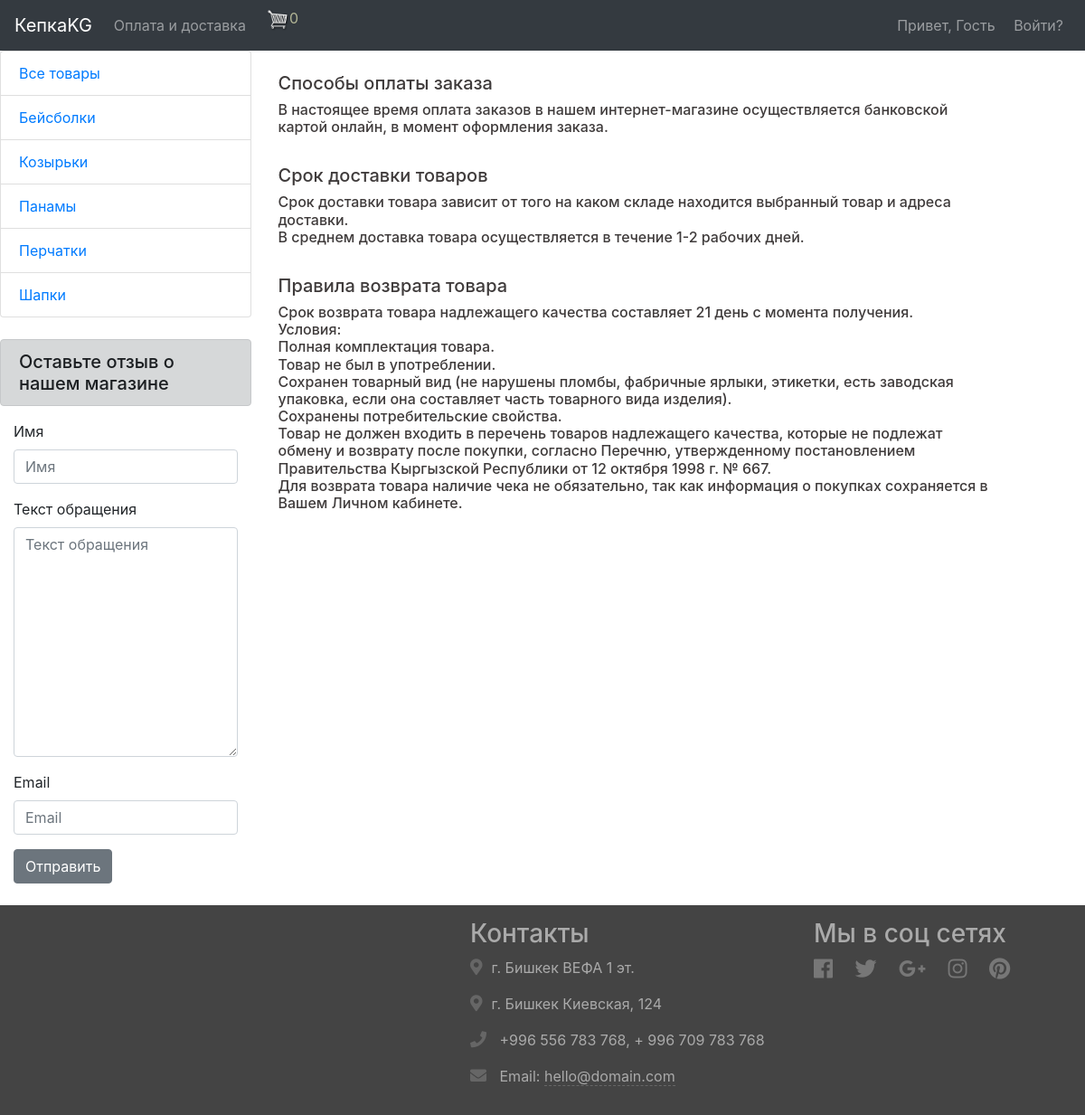
Page /order/info/ on the committed database.
### product/models.py (models this page shows, shortened)
class Category(models.Model):
    name = models.CharField(max_length=255, verbose_name="Категория")
    class Meta:
        verbose_name = "категорию"
        verbose_name_plural = "Категории"

### order/views.py (the view)
# urls.py: path("info/", info, name="info"),
def info(request):
	data = cartData(request)
	cartItems = data['cartItems']
	context = {'cartItems':cartItems}
	return render(request, 'info.html', context)

### feedback/forms.py
class FeedbackForm(forms.ModelForm):
    class Meta:
        model = Feedback
        fields = ["name", "text","email"]

### order/utils.py (called while the page is built, shortened)
def cookieCart(request):
	try:
		cart = json.loads(request.COOKIES['cart'])
	except:
		cart = {}
	items = []
	order = {'get_cart_total':0, 'get_cart_items':0}
	cartItems = order['get_cart_items']
	return {'cartItems':cartItems, 'order':order, 'items':items}

def cartData(request):
	if request.user.is_authenticated:
		customer = request.user.customer
		order, created = Order.objects.get_or_create(customer=customer, complete=False)
		items = order.orderitem_set.all()
		cartItems = order.get_cart_items
	else:
		cookieData = cookieCart(request)
		cartItems = cookieData['cartItems']
		order = cookieData['order']
		items = cookieData['items']
	return {'cartItems':cartItems, 'order':order, 'items':items}

### product/context_processors.py (called while the page is built)
def category(request):
    context = {}
    context["categories"] = Category.objects.order_by("name")
    context["feedback_form"] = FeedbackForm()
    return context

### order/templates/info.html
{% extends 'index.html' %}
{% load bootstrap4 %}
{% load static %}
{% block content %}
    <div style="color:#3f3b3b">
        <div>
            <h5>Способы оплаты заказа</h5>
            <h6>В настоящее время оплата заказов в нашем интернет-магазине осуществляется банковской картой онлайн, в момент оформления заказа.</h6>
        </div>
        <br>
        <div>
            <h5>Срок доставки товаров</h5>
            <h6>Срок доставки товара зависит от того на каком складе находится выбранный товар и адреса доставки.<br>
                В среднем доставка товара осуществляется в течение 1-2 рабочих дней.
            </h6>
        </div>
        <br>
        <div>
            <h5>Правила возврата товара</h5>
            <h6>
                Срок возврата товара надлежащего качества составляет 21 день с момента получения.<br>
                Условия:<br>
                Полная комплектация товара.<br>
                Товар не был в употреблении.<br>
                Сохранен товарный вид (не нарушены пломбы, фабричные ярлыки, этикетки, есть заводская упаковка, если она составляет часть товарного вида изделия).<br>
                Сохранены потребительские свойства.<br>
                Товар не должен входить в перечень товаров надлежащего качества, которые не подлежат обмену и возврату после покупки, согласно Перечню, утвержденному постановлением Правительства Кыргызской Республики от 12 октября 1998 г. № 667.<br>
                Для возврата товара наличие чека не обязательно, так как информация о покупках сохраняется в Вашем Личном кабинете.
            </h6>
        </div>
    </div>
{% endblock %}

### product/templates/index.html (shortened to what this page needs)
{% load bootstrap4 %}
{% load static %}
<!DOCTYPE html>
<html lang="ru">
<head>
    <link rel="stylesheet" href="https://stackpath.bootstrapcdn.com/bootstrap/4.5.2/css/bootstrap.min.css">
    <link rel="stylesheet" href="https://maxcdn.bootstrapcdn.com/font-awesome/4.7.0/css/font-awesome.min.css">
    <link rel="stylesheet" href="https://use.fontawesome.com/releases/v5.0.6/css/all.css">
    <link rel="stylesheet" href="{% static 'css/styles.css' %}">
    <link rel="stylesheet" type="text/css" href="{% static 'css/for_cart_icons.css' %}">
</head>
<body>
    <nav class="navbar navbar-expand-md navbar-dark bg-dark">
        <a href="{% url 'products' %}" class="navbar-brand">КепкаKG</a>
        <div class="collapse navbar-collapse" id="navbarCollapse">
            <div class="navbar-nav">
                <a href="{% url 'info' %}" class="nav-item nav-link">Оплата и доставка</a>
                <a href="{% url 'cart' %}">
                  <img  id="cart-icon" src="{% static 'images/cart.png' %}">
                </a>
                <p id="cartItems" style="color:rgb(179, 182, 150)">{{cartItems}}</p>
            </div>
        </div>
          <form class="navbar-nav">
            <li class="nav-item">
                {% if request.user.is_authenticated and request.user %}
                <li class="nav-item dropdown">
                  <a class="nav-link dropdown-toggle" href="#" id="navbardrop" data-toggle="dropdown">
                    {{ request.user.username }}
                  </a>
                  <div class="dropdown-menu">
                    <a class="dropdown-item" href="{% url 'edit-profile' request.user.profile.id %}">
                      Мой профиль
                    </a>
                    <a class="dropdown-item" href="{% url 'orders_list' %}">
                      Мои покупки
                    </a>
                  </div>
                </li>
                    <a href="{% url 'account_logout' %}" class="nav-link d-inline">Выйти?</a>
                {% else %}
                    <a href="#" class="nav-link d-inline">
                      Привет, Гость
                    </a>
                    <a href="{% url 'account_login' %}" class="nav-link d-inline">Войти?</a>
                {% endif %}
            </li>
          </form>
    </nav>
    <div>
      {% block page %}
        <div class="row">
          <div class="col-lg-3 col-md-2">
            <div class="list-group">
              <a href="{% url 'products' %}" class="list-group-item">Все товары</a>
              {% for category in categories %}
                <a href="{% url 'category' category.id %}"
                  class="list-group-item
                ">
                  {{ category.name }}
                </a>
              {% endfor %}
            </div>
            <br>
            <h5 class="alert alert-dark">Оставьте отзыв о нашем магазине</h5>
            <div class="container-fluid">
              <form action="{% url 'feedback' %}" method="POST" enctype="multipart/form-data">
                {% bootstrap_form feedback_form %}
                <button class="btn btn-secondary">
                  Отправить
                </button>
              </form>
            </div>
          </div>
        <div class="col-lg-8 col-md-9"><br>
          {% block content %}
          {% endblock %}
        </div>
      </div>
      {% endblock %}
    </div>
    <br>
        <footer>
        	<div class="footer-bottom">
		        <div class="container">
		        	<div class="row">
		        		<div class="col-md-4 col-lg-4 footer-about wow fadeInUp">
	                    </div>
		        		<div class="col-md-4 col-lg-4 offset-lg-1 footer-contact wow fadeInDown">
		        			<h3>Контакты</h3>
                            <p><i class="fas fa-map-marker-alt"></i>г. Бишкек ВЕФА 1 эт.</p>
                            <p><i class="fas fa-map-marker-alt"></i>г. Бишкек Киевская, 124</p>
		                	<p><i class="fas fa-phone"></i> +996 556 783 768, + 996 709 783 768</p>
		                	<p><i class="fas fa-envelope"></i> Email: <a href="mailto:hello@domain.com">hello@domain.com</a></p>
	                    </div>
	                    <div class="col-md-4 col-lg-3 footer-social wow fadeInUp">
	                    	<h3>Мы в соц сетях</h3>
	                    	<p>
	                    		<a href="#"><i class="fab fa-facebook"></i></a>
								<a href="#"><i class="fab fa-twitter"></i></a>
								<a href="#"><i class="fab fa-google-plus-g"></i></a>
								<a href="#"><i class="fab fa-instagram"></i></a>
								<a href="#"><i class="fab fa-pinterest"></i></a>
	                    	</p>
	                    </div>
		            </div>
		        </div>
	        </div>
        </footer>
</body>
</html>

### product/static/css/styles.css (style rules this page uses)
.footer-contact p { word-wrap: break-word; }
.footer-contact i { padding-right: 10px; font-size: 18px; color: #666; }
.footer-contact p a { color: #aaa; border-bottom: 1px dashed #666; }
.footer-social a { display: inline-block; margin-right: 20px; margin-bottom: 8px; color: #777; border: 0; }
.footer-social i { font-size: 24px; vertical-align: middle; }
.footer-bottom { padding: 15px 0; background: #444; text-align: left; color: #aaa; }

### rows in the picture
Category: name "Бейсболки"
Category: name "Козырьки"
Category: name "Панамы"
Category: name "Перчатки"
Category: name "Шапки"

### other values in the picture
{{ cartItems }} "0"
